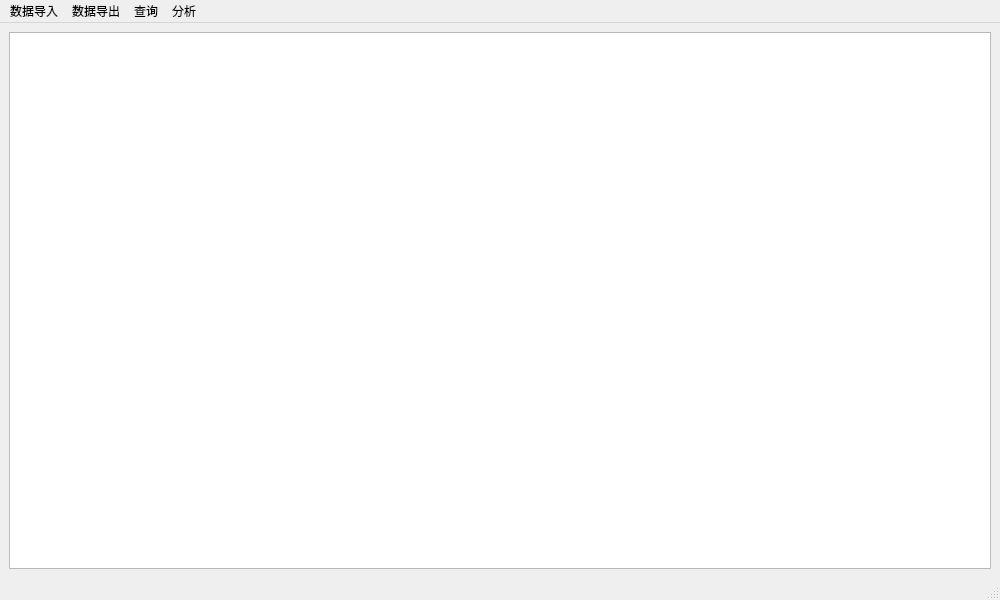
<?xml version="1.0" encoding="UTF-8"?>
<ui version="4.0">
 <class>Handler</class>
 <widget class="QMainWindow" name="Handler">
  <property name="geometry">
   <rect>
    <x>0</x>
    <y>0</y>
    <width>1000</width>
    <height>600</height>
   </rect>
  </property>
  <property name="windowTitle">
   <string>MainWindow</string>
  </property>
  <widget class="QWidget" name="centralwidget">
   <layout class="QHBoxLayout" name="horizontalLayout">
    <item>
     <widget class="QTableView" name="monitoirView"/>
    </item>
   </layout>
  </widget>
  <widget class="QMenuBar" name="menubar">
   <property name="geometry">
    <rect>
     <x>0</x>
     <y>0</y>
     <width>1000</width>
     <height>23</height>
    </rect>
   </property>
   <widget class="QMenu" name="menu">
    <property name="title">
     <string>数据导入</string>
    </property>
    <widget class="QMenu" name="menuexcel">
     <property name="title">
      <string>excel格式</string>
     </property>
     <addaction name="actiontbCell"/>
     <addaction name="actionKPI"/>
     <addaction name="actionPRB"/>
    </widget>
    <widget class="QMenu" name="menucsv">
     <property name="title">
      <string>csv格式</string>
     </property>
     <addaction name="actionMRO"/>
    </widget>
    <addaction name="menuexcel"/>
    <addaction name="separator"/>
    <addaction name="menucsv"/>
   </widget>
   <widget class="QMenu" name="menu_2">
    <property name="title">
     <string>数据导出</string>
    </property>
    <addaction name="exporttbCell"/>
    <addaction name="exporttbKPI"/>
    <addaction name="exporttbMROData"/>
   </widget>
   <widget class="QMenu" name="menu_3">
    <property name="title">
     <string>查询</string>
    </property>
    <widget class="QMenu" name="menuPRB">
     <property name="title">
      <string>PRB信息统计与查询</string>
     </property>
     <addaction name="exporttbPRNnew"/>
     <addaction name="searchtbPRBnew"/>
    </widget>
    <addaction name="sectorSearch"/>
    <addaction name="separator"/>
    <addaction name="eNodeBSearch"/>
    <addaction name="separator"/>
    <addaction name="KPISearch"/>
    <addaction name="separator"/>
    <addaction name="menuPRB"/>
    <addaction name="separator"/>
    <addaction name="tripleSearch"/>
   </widget>
   <widget class="QMenu" name="menu_4">
    <property name="title">
     <string>分析</string>
    </property>
    <addaction name="action_C2I"/>
   </widget>
   <addaction name="menu"/>
   <addaction name="menu_2"/>
   <addaction name="menu_3"/>
   <addaction name="menu_4"/>
  </widget>
  <widget class="QStatusBar" name="statusbar"/>
  <action name="actiontbCell">
   <property name="text">
    <string>网络配置信息</string>
   </property>
  </action>
  <action name="actionKPI">
   <property name="text">
    <string>KPI指标信息</string>
   </property>
  </action>
  <action name="actionPRB">
   <property name="text">
    <string>PRB干扰信息</string>
   </property>
  </action>
  <action name="actionMRO">
   <property name="text">
    <string>MRO数据</string>
   </property>
  </action>
  <action name="exporttbCell">
   <property name="text">
    <string>tbCell</string>
   </property>
  </action>
  <action name="exporttbKPI">
   <property name="text">
    <string>tbKPI</string>
   </property>
  </action>
  <action name="exporttbMROData">
   <property name="text">
    <string>tbMROData</string>
   </property>
  </action>
  <action name="sectorSearch">
   <property name="text">
    <string>小区配置信息查询</string>
   </property>
  </action>
  <action name="eNodeBSearch">
   <property name="text">
    <string>基站eNodeB信息查询</string>
   </property>
  </action>
  <action name="KPISearch">
   <property name="text">
    <string>KPI指标信息查询</string>
   </property>
  </action>
  <action name="exporttbPRNnew">
   <property name="text">
    <string>导出tbPRBnew</string>
   </property>
  </action>
  <action name="searchtbPRBnew">
   <property name="text">
    <string>tbPRBnew查询</string>
   </property>
  </action>
  <action name="action_C2I">
   <property name="text">
    <string>主邻小区C2I干扰分析</string>
   </property>
  </action>
  <action name="tripleSearch">
   <property name="text">
    <string>查询重叠覆盖干扰三元组</string>
   </property>
  </action>
 </widget>
 <resources/>
 <connections/>
</ui>
